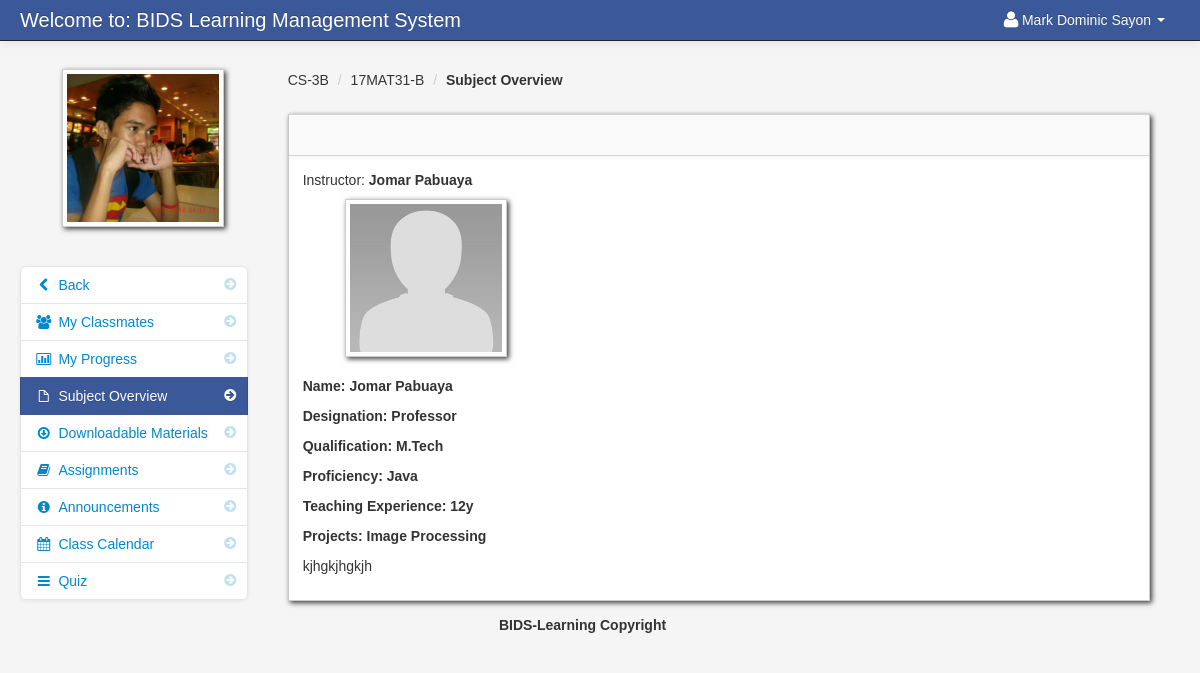
Screenshot of /subject_overview_student.php?id=196 (signed in) with the database file from the repository.
### tables this page shows
CREATE TABLE `student` (
  `student_id` int(11) NOT NULL,
  `firstname` varchar(100) NOT NULL,
  `lastname` varchar(100) NOT NULL,
  `dob` int(25) NOT NULL,
  `class_id` int(11) NOT NULL,
  `did` int(11) NOT NULL,
  `username` varchar(100) NOT NULL,
  `password` varchar(100) NOT NULL,
  `location` varchar(100) NOT NULL,
  `status` varchar(100) NOT NULL,
  `per_no` varchar(25) NOT NULL,
  `gua_no` varchar(25) NOT NULL,
  `rollno` int(11) NOT NULL
);

CREATE TABLE `teacher_class` (
  `teacher_class_id` int(11) NOT NULL,
  `teacher_id` int(11) NOT NULL,
  `class_id` int(11) NOT NULL,
  `subject_id` int(11) NOT NULL,
  `thumbnails` varchar(100) NOT NULL,
  `school_year` varchar(100) NOT NULL,
  `department_id` int(20) NOT NULL
);

CREATE TABLE `class` (
  `class_id` int(11) NOT NULL,
  `class_name` varchar(100) NOT NULL,
  `did` int(20) NOT NULL
);

CREATE TABLE `subject` (
  `subject_id` int(11) NOT NULL,
  `subject_code` varchar(100) NOT NULL,
  `subject_title` varchar(100) NOT NULL,
  `category` varchar(100) NOT NULL,
  `description` longtext NOT NULL,
  `unit` int(11) NOT NULL,
  `Pre_req` varchar(100) NOT NULL,
  `semester` varchar(100) NOT NULL,
  `cid` int(20) NOT NULL
);

CREATE TABLE `teacher` (
  `teacher_id` int(11) NOT NULL,
  `username` varchar(100) NOT NULL,
  `password` varchar(200) NOT NULL,
  `firstname` varchar(100) NOT NULL,
  `lastname` varchar(100) NOT NULL,
  `department_id` int(11) NOT NULL,
  `location` varchar(200) NOT NULL,
  `about` varchar(500) NOT NULL,
  `teacher_status` varchar(20) NOT NULL,
  `teacher_stat` varchar(100) NOT NULL
);

CREATE TABLE `edit_profile` (
  `profile_id` int(20) NOT NULL,
  `name` varchar(250) NOT NULL,
  `designation` varchar(250) NOT NULL,
  `proficiency` varchar(250) NOT NULL,
  `teaching_exp` varchar(250) NOT NULL,
  `project` varchar(250) NOT NULL,
  `qualification` varchar(250) NOT NULL,
  `publication` varchar(250) NOT NULL,
  `image` varchar(255) NOT NULL,
  `teacher_id` int(20) NOT NULL
);

CREATE TABLE `class_subject_overview` (
  `class_subject_overview_id` int(11) NOT NULL,
  `teacher_class_id` int(11) NOT NULL,
  `content` varchar(10000) NOT NULL
);

### session.php (called while the page is built, shortened)
<?php
$session_id=$_SESSION['id'];
?>

### subject_overview_student.php (the view, shortened to what this page needs)
<?php include('header_dashboard.php'); ?>
<?php include('session.php'); ?>
<?php $get_id = $_GET['id']; ?>
    <body>
		<?php include('navbar_student.php'); ?>
        <div class="container-fluid">
            <div class="row-fluid">
				<?php include('subject_overview_link_student.php'); ?>
                <div class="span9" id="content">
                     <div class="row-fluid">
										<?php $class_query = mysqli_query($conn,"select * from teacher_class
										LEFT JOIN class ON class.class_id = teacher_class.class_id
										LEFT JOIN subject ON subject.subject_id = teacher_class.subject_id
										where teacher_class_id = '$get_id'")or die(mysqli_error());
										$class_row = mysqli_fetch_array($class_query);
										?>
					     <ul class="breadcrumb">
							<li><a href="#"><?php echo $class_row['class_name']; ?></a> <span class="divider">/</span></li>
							<li><a href="#"><?php echo $class_row['subject_code']; ?></a> <span class="divider">/</span></li>
							<li><a href="#"><b>Subject Overview</b></a></li>
						</ul>
                        <div id="block_bg" class="block">
                            <div class="navbar navbar-inner block-header">
                            </div>
                            <div class="block-content collapse in">
                                <div class="span12">
  											<?php $query = mysqli_query($conn,"select * from teacher_class
										LEFT JOIN class ON class.class_id = teacher_class.class_id
										LEFT JOIN subject ON subject.subject_id = teacher_class.subject_id
										LEFT JOIN teacher ON teacher.teacher_id = teacher_class.teacher_id
										where teacher_class_id = '$get_id'")or die(mysqli_error());
										$row = mysqli_fetch_array($query);
										?>
										Instructor: <strong><?php echo $row['firstname']; ?> <?php echo $row['lastname']; ?></strong>
															<br>
															<img id="avatar" class="img-polaroid" src="admin/<?php echo $row['location']; ?>" width>
											<?php
												$teacher_id = $row['teacher_id'];
												$query= mysqli_query($conn, "select * from edit_profile where teacher_id=$teacher_id") or die(mysqli_error());
												$row = mysqli_fetch_array($query);
											?>
									<div class="info">
										<div><h5>Name: <?php echo $row['name']; ?></h5></div>
	  									<div><h5>Designation: <?php echo $row['designation']; ?></h5></div>
	  									<div><h5>Qualification: <?php echo $row['qualification']; ?></h5></div>
	  									<div><h5>Proficiency: <?php echo $row['proficiency']; ?></h5></div>
	  									<div><h5>Teaching Experience: <?php echo $row['teaching_exp']; ?></h5></div>
	  									<div><h5>Projects: <?php echo $row['project']; ?></h5></div>
									</div>
										<?php $query = mysqli_query($conn,"select * from teacher_class
											LEFT JOIN class_subject_overview ON class_subject_overview.teacher_class_id = teacher_class.teacher_class_id
											where class_subject_overview.teacher_class_id = '$get_id'")or die(mysqli_error());
											$row_subject = mysqli_fetch_array($query); ?>
										<?php echo $row_subject['content']; ?>
                                </div>
                            </div>
                        </div>
                    </div>
                </div>
            </div>
		<?php include('footer.php'); ?>
        </div>
		<?php include('script.php'); ?>
    </body>
</html>

### navbar_student.php (shortened to what this page needs)
<div class="navbar navbar-fixed-top navbar-inverse">
        <div class="navbar-inner">
            <div class="container-fluid">
                <a class="brand" href="#">Welcome to: BIDS Learning Management System</a>
					<div class="nav-collapse collapse">
						<ul class="nav pull-right">
							<?php $query= mysqli_query($conn,"select * from student where student_id = '$session_id'")or die(mysqli_error());
									$row = mysqli_fetch_array($query);
							?>
							<li class="dropdown">
								<a href="#" role="button" class="dropdown-toggle" data-toggle="dropdown"> <i class="icon-user icon-large"></i><?php echo $row['firstname']." ".$row['lastname'];  ?> <i class="caret"></i></a>
							</li>
						</ul>
					</div>
            </div>
        </div>
</div>

### subject_overview_link_student.php (shortened to what this page needs)
<div class="span3" id="sidebar">
	<img id="avatar" src="admin/<?php echo $row['location']; ?>" class="img-polaroid">
		<ul class="nav nav-list bs-docs-sidenav nav-collapse collapse">
				<li class=""><a href="dashboard_student.php"><i class="icon-chevron-right"></i><i class="icon-chevron-left"></i>&nbsp;Back</a></li>
				<li class=""><a href="my_classmates.php<?php echo '?id='.$get_id; ?>"><i class="icon-chevron-right"></i><i class="icon-group"></i>&nbsp;My Classmates</a></li>
				<li class=""><a href="progress.php<?php echo '?id='.$get_id; ?>"><i class="icon-chevron-right"></i><i class="icon-bar-chart"></i>&nbsp;My Progress</a></li>
				<li class="active"><a href="subject_overview_student.php<?php echo '?id='.$get_id; ?>"><i class="icon-chevron-right"></i><i class="icon-file"></i>&nbsp;Subject Overview</a></li>
				<li class=""><a href="downloadable_student.php<?php echo '?id='.$get_id; ?>"><i class="icon-chevron-right"></i><i class="icon-download"></i>&nbsp;Downloadable Materials</a></li>
				<li class=""><a href="assignment_student.php<?php echo '?id='.$get_id; ?>"><i class="icon-chevron-right"></i><i class="icon-book"></i>&nbsp;Assignments</a></li>
				<li class=""><a href="announcements_student.php<?php echo '?id='.$get_id; ?>"><i class="icon-chevron-right"></i><i class="icon-info-sign"></i>&nbsp;Announcements</a></li>
				<li class=""><a href="class_calendar_student.php<?php echo '?id='.$get_id; ?>"><i class="icon-chevron-right"></i><i class="icon-calendar"></i>&nbsp;Class Calendar</a></li>
				<li class=""><a href="student_quiz_list.php<?php echo '?id='.$get_id; ?>"><i class="icon-chevron-right"></i><i class="icon-reorder"></i>&nbsp;Quiz</a></li>
		</ul>
</div>

### admin/assets/styles.css (style rules this page uses)
body { padding-top: 60px; padding-bottom: 40px; background-color: #f5f5f5; }
#content { margin-left:0px; }
.breadcrumb { margin: 0 0 0px; padding: 10px 0px; background-color: transparent; }
.block { background: url("../images/pixel-60fff.png") repeat scroll 0 0 rgba(0, 0, 0, 0) !important; border: 1px solid #ccc; background: white; margin: 1em 0em; border-top: none; -webkit-box-shadow: 2px 2px 5px rgba(0, 0, 6, 0.75); -moz-box-shadow: 2px 2px 5px rgba(0, 0, 6, 0.75); box-shadow: 2px 2px 5px rgba(0, 0, 6, 0.75); }
.block-content { margin: 1em; min-height: .25em; }
.block-header { margin-bottom: 0px; border-right: none; border-left: none; -webkit-border-radius: 0px; -moz-border-radius: 0px; border-radius: 0px; }
.bs-docs-sidenav { max-width: 228px; margin: 30px 0 0; padding: 0; background-color: #fff; -webkit-border-radius: 6px; -moz-border-radius: 6px; border-radius: 6px; -webkit-box-shadow: 0 1px 4px rgba(0,0,0,.065); -moz-box-shadow: 0 1px 4px rgba(0,0,0,.065); box-shadow: 0 1px 4px rgba(0,0,0,.065); }
.bs-docs-sidenav > li > a { display: block; width: 190px \9; margin: 0 0 -1px; padding: 8px 14px; border: 1px solid #e5e5e5; }
.bs-docs-sidenav > li:first-child > a { -webkit-border-radius: 6px 6px 0 0; -moz-border-radius: 6px 6px 0 0; border-radius: 6px 6px 0 0; }
.bs-docs-sidenav > li:last-child > a { -webkit-border-radius: 0 0 6px 6px; -moz-border-radius: 0 0 6px 6px; border-radius: 0 0 6px 6px; }
.bs-docs-sidenav > .active > a { position: relative; z-index: 2; padding: 9px 15px; border: 0; text-shadow: 0 1px 0 rgba(0,0,0,.15); -webkit-box-shadow: inset 1px 0 0 rgba(0,0,0,.1), inset -1px 0 0 rgba(0,0,0,.1); -moz-box-shadow: inset 1px 0 0 rgba(0,0,0,.1), inset -1px 0 0 rgba(0,0,0,.1); box-shadow: inset 1px 0 0 rgba(0,0,0,.1), inset -1px 0 0 rgba(0,0,0,.1); }
.bs-docs-sidenav .icon-chevron-right { float: right; margin-top: 2px; margin-right: -6px; opacity: .25; }
.bs-docs-sidenav .active .icon-chevron-right, .bs-docs-sidenav .active a:hover .icon-chevron-right { opacity: 1; }

### rows the page displays
student: firstname "Mark Dominic", lastname "Sayon", location (picture)
teacher_class: class.class_name "CS-3B", subject.subject_code "17MAT31-B", teacher.firstname "Jomar", teacher.lastname "Pabuaya", teacher.location (placeholder picture)
edit_profile: name "Jomar Pabuaya", designation "Professor", qualification "M.Tech", proficiency "Java", teaching_exp "12y", project "Image Processing"
class_subject_overview: content "kjhgkjhgkjh"
